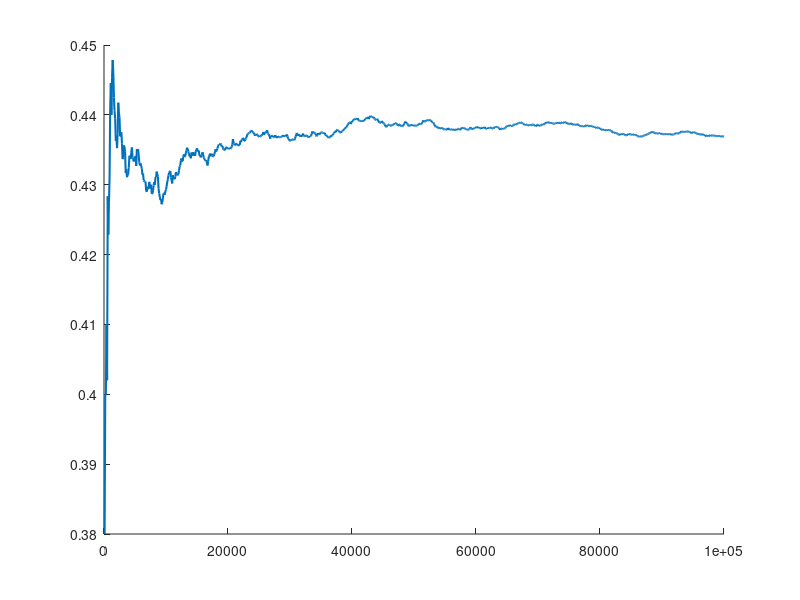

MATLAB code to generate this figure: (Note: this script raises an error after producing the figure.)
% 参数设定
T = 20; % 总时间
t_values = [5]; % 等待时间的不同取值
N_trials = 1e5; % 总实验次数
step = 100; % 每次递增的实验次数

% 初始化
N_steps = floor(N_trials / step);
P_simulated = zeros(N_steps, length(t_values));
N_values = step * (1:N_steps);

% 多次实验
for k = 1:length(t_values)
    t = t_values(k);
    count = 0; % 累计满足条件的次数
    for i = 1:N_steps
        % 每次生成 step 对随机点
        X1 = rand(step, 1) * T;
        X2 = rand(step, 1) * T;
        % 判断条件 |X1 - X2| <= t
        count = count + sum(abs(X1 - X2) <= t);
        % 记录模拟概率
        P_simulated(i, k) = count / (i * step);
    end
end

% 理论概率
P_theoretical = 1-(1 - t_values / T)^2;

% 绘图
figure;
hold on;
for k = 1:length(t_values)
    plot(N_values, P_simulated(:, k), 'LineWidth', 1.5, 'DisplayName', ...
        sprintf('t = %d (Simulated)', t_values(k)));
    yline(P_theoretical(k), '--', 'LineWidth', 1.5, 'DisplayName', ...
        sprintf('t = %d (Theoretical)', t_values(k)));
end
hold off;
xlabel('Number of Trials');
ylabel('Probability');
legend;
title('Meeting Probability Convergence');
grid on;
